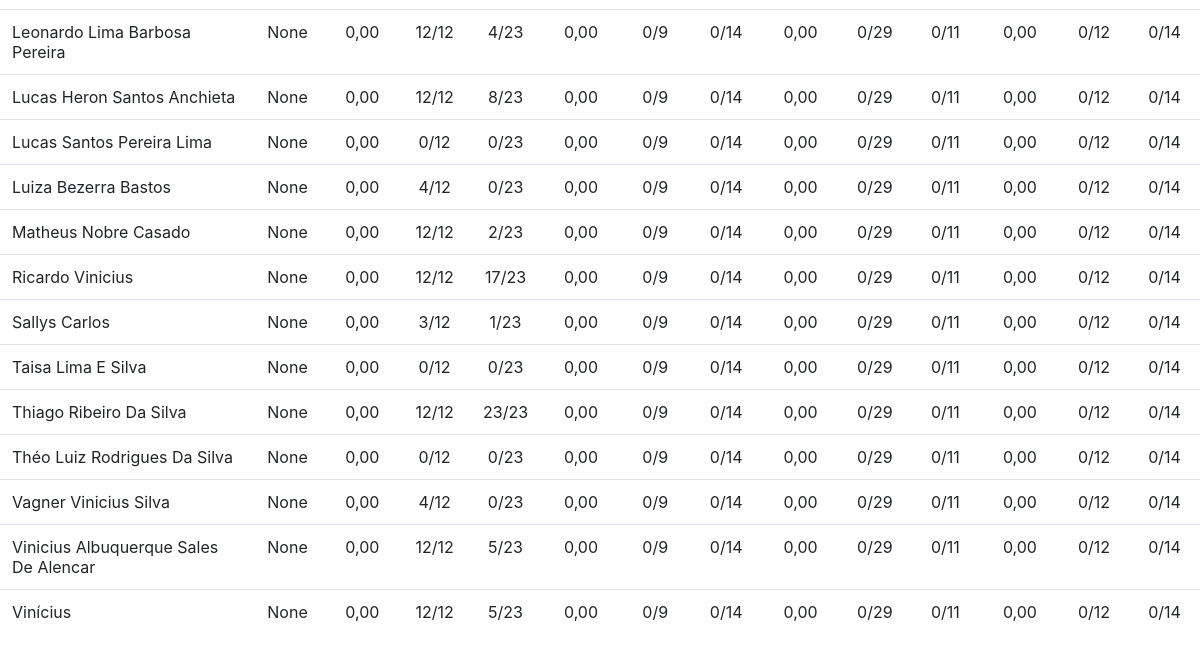
The app's page /resolution/ (lower part), older data.
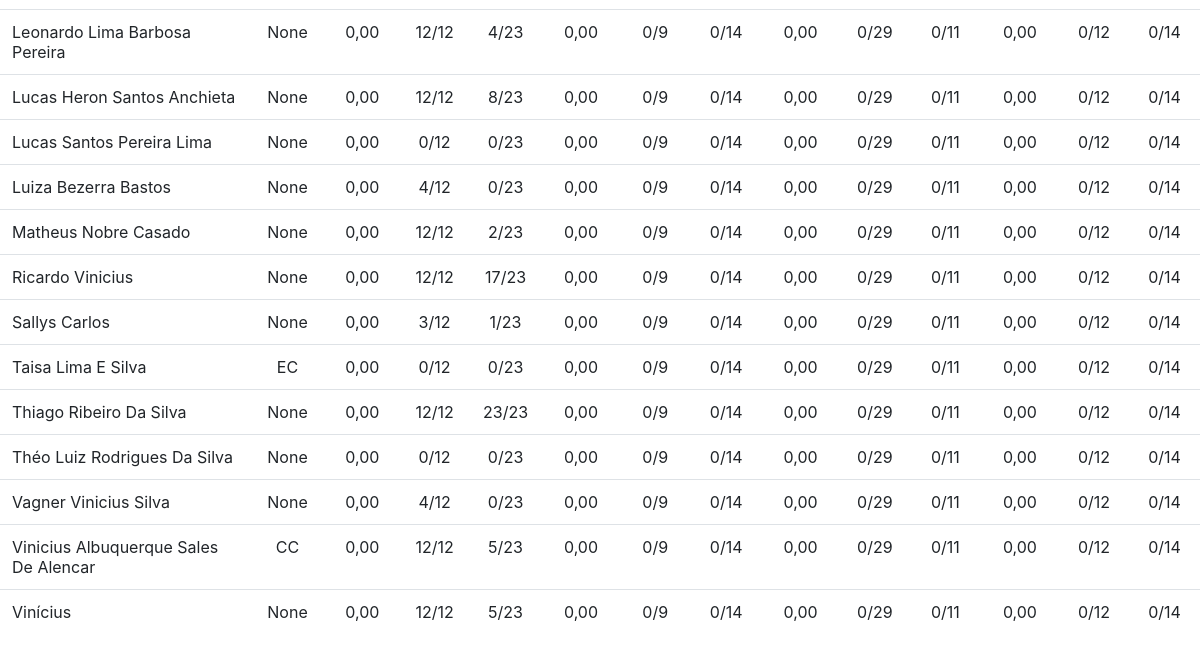
The same page, newer data.
### nota/models.py (models this page shows, shortened)
class Aluno(models.Model):
    nome = models.CharField(max_length=100)
    turma = models.CharField(null=True, max_length=2)
    prova1 = models.DecimalField(default=0.0, max_digits=4, decimal_places=2)
    lista1 = models.DecimalField(default=0.0, max_digits=4, decimal_places=0)
    lista2 = models.DecimalField(default=0.0, max_digits=4, decimal_places=0)
    prova2 = models.DecimalField(default=0.0, max_digits=4, decimal_places=2)
    lista3 = models.DecimalField(default=0.0, max_digits=4, decimal_places=0)
    lista4 = models.DecimalField(default=0.0, max_digits=4, decimal_places=0)
    prova3 = models.DecimalField(default=0.0, max_digits=4, decimal_places=2)
    lista5 = models.DecimalField(default=0.0, max_digits=4, decimal_places=0)
    lista6 = models.DecimalField(default=0.0, max_digits=4, decimal_places=0)
    prova4 = models.DecimalField(default=0.0, max_digits=4, decimal_places=2)
    lista7 = models.DecimalField(default=0.0, max_digits=4, decimal_places=0)
    lista8 = models.DecimalField(default=0.0, max_digits=4, decimal_places=0)

### nota/views.py (the view)
# urls.py: path('resolution/', resolution, name='resolution'),
def resolution(request):
    print( lambda u: u.is_superuser )
    data = {}
    colunas = ('Nome', 'Turma', 'Prova 1',
    'Lista 1', 'Lista 2', 'Prova 2', 'Lista 3',
    'Lista 4', 'Prova 3', 'Lista 5', 'Lista 6',
    'Prova 4', 'Lista 7', 'Lista 8')
    lista = []
    for i in Aluno.objects.all():
        i.nome = i.nome.title()
        lista.append(i)
    alunos_ordenados = sorted(lista, key = lambda x: x.nome)
    data['alunos'] = alunos_ordenados
    data['colunas'] = colunas
    return render(request, 'nota/resolution.html', data)

### nota/templates/nota/resolution.html (shortened to what this page needs)
{% extends 'nota/index.html' %}
{% block content %}
<table class="table">
    <tbody>
        {%for aluno in alunos%}
        <tr>
            <td>{{aluno.nome}}</td>
            <td class="center">{{aluno.turma}}</td>
            <td class="center">{{aluno.prova1}}</td>
            <td onmouseover="notaListaAB1(event)" class="tt center" data-bs-placement="bottom" title="">{{aluno.lista1}}/12</td>
            <td onmouseover="notaListaAB1(event)" class="tt center" data-bs-placement="bottom" title="">{{aluno.lista2}}/23</td>
            <td class="center">{{aluno.prova2}}</td>
            <td onmouseover="notaListaAB1(event)" class="tt center" data-bs-placement="bottom" title="">{{aluno.lista3}}/9</td>
            <td onmouseover="notaListaAB1(event)" class="tt center" data-bs-placement="bottom" title="">{{aluno.lista4}}/14</td>
            <td class="center">{{aluno.prova3}}</td>
            <td onmouseover="notaListaAB2(event)" class="tt center" data-bs-placement="bottom" title="">{{aluno.lista5}}/29</td>
            <td onmouseover="notaListaAB2(event)" class="tt center" data-bs-placement="bottom" title="">{{aluno.lista6}}/11</td>
            <td class="center">{{aluno.prova4}}</td>
            <td onmouseover="notaListaAB2(event)" class="tt center" data-bs-placement="bottom" title="">{{aluno.lista7}}/12</td>
            <td onmouseover="notaListaAB2(event)" class="tt center" data-bs-placement="bottom" title="">{{aluno.lista8}}/14</td>
        </tr>
        {% endfor %}
    </tbody>
  </table>
{% endblock %}

Row changes from the older to the newer data that the page shows:
changed Aluno "Taisa Lima E Silva": turma "None" → "EC"
changed Aluno "Vinicius Albuquerque Sales De Alencar": turma "None" → "CC"
